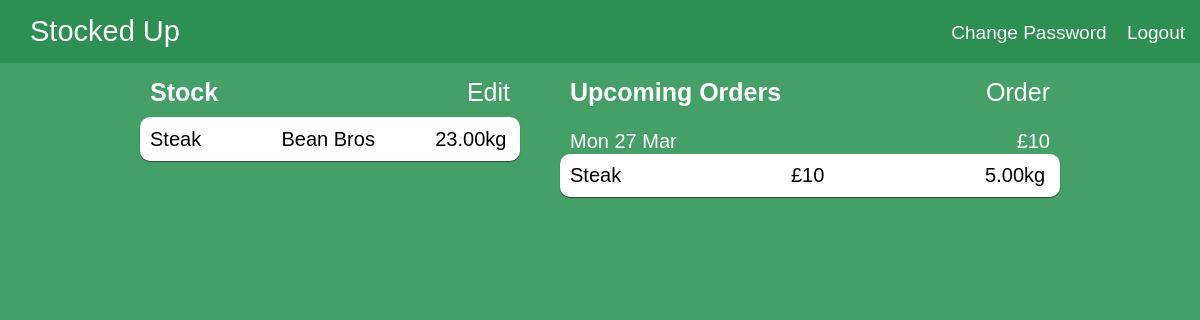
The app's page /stock (signed in), older data.
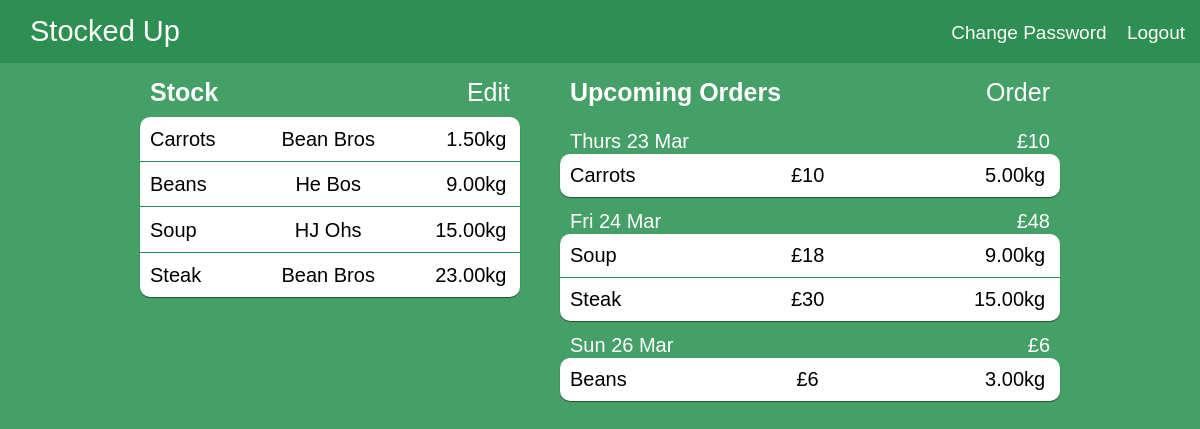
The same page, newer data.
### stockedup/models.py (models this page shows, shortened)
class Supplier(models.Model):
    name = models.CharField(max_length=128)
    email = models.EmailField(unique=True)
    def __str__(self):
        return self.name

class Item(models.Model):
    user = models.ForeignKey(User)
    supplier = models.ForeignKey(Supplier)
    name = models.CharField(max_length=128)
    rate = models.DecimalField(default=0, decimal_places=2, max_digits=10)
    cost = models.DecimalField(default=0, decimal_places=2, max_digits=10)
    stock = models.DecimalField(default=0, decimal_places=2, max_digits=10)
    lastUpdated = models.DateField(default=date.today)
    class Meta:
        unique_together = ("user", "supplier", "name")

### stockedup/views.py (the view)
# urls.py: url(r'^stock', views.stock, name='stock'),
@login_required
def stock(request):
	currentUser = request.user
	items = filter(lambda x: x.user == currentUser, Item.objects.all())  # Filters items to only the current user
	contextDict = {'stock': [], 'orders': []}
	datedOrders = {}
	orders = []
	for item in items:
		contextDict['stock'] += [
			{'name': item.name, 'from': item.supplier, 'kgpw': item.rate, 'amount': item.stock, 'ppkg': 2}]
		if item.rate != 0:
			orders += [(int(item.stock / item.rate), item)]  # Creates tuple: order = (Days Left, Item)
	orders = sorted(orders, key=lambda order: order[0])  # Sort by days lasting
	days = ("Mon", "Tues", "Wed", "Thurs", "Fri", "Sat", "Sun")
	months = ("Jan", "Feb", "Mar", "Apr", "May", "Jun", "Jul", "Aug", "Sep", "Oct", "Nov", "Dec")
	for order in orders:
		orderDate = order[1].lastUpdated + datetime.timedelta(order[0])  # Find reorder date
		stringDate = str(days[orderDate.weekday()]) + ' ' + str(orderDate.day) + ' ' + str(months[orderDate.month - 1])
		datedOrders[stringDate] = {'total': 0,
								   'orders': datedOrders.get(stringDate, {'orders': []})['orders'] + [
									   {'name': order[1].name,
										'from': order[1].supplier,
										'cost': round(order[1].cost*order[1].rate), 'amount': order[1].rate}]}
	for day in datedOrders:
		tempList = []
		total = 0
		for order in datedOrders[day]['orders']:
			total += order['cost']  # Sums up cost
			tempList += [order]
		contextDict['orders'] += [{'date': day, 'total': total, 'orders': tempList}]
	contextDict['orders'] = sorted(contextDict['orders'], key=lambda k: months.index(k['date'].split(' ')[2]))
	return render(request, 'stockedup/stock.html', context=contextDict)

### templates/stockedup/stock.html (shortened to what this page needs)
{% extends 'stockedup/base.html' %}
{% load staticfiles %}
{% block body_block %}
	<div id="fixedbox">
		<div id="currentStock" class="stockbox">
			<span><h1>Stock</h1><a class="edit">Edit</a></span>
			<li>
				{% for item in stock %}
					<ul class="itemrow" data-kgpw="{{ item.kgpw }}" data-ppkg="{{ item.ppkg }}" data-fromemail="{{ item.from.email }}"><span data-type="name">{{ item.name }}</span><span data-type="from">{{ item.from }}</span><span data-type="amount">{{ item.amount }}kg</span></ul>
				{% endfor %}
			</li>
		</div>
		<div id="upcomingOrders" class="stockbox">
			<span><h1>Upcoming Orders</h1><a id="sendorder">Order</a></span>
			<li>
				{% for day in orders %}
					<ul>
						<h2><span>{{ day.date }}</span><span id="amount">£{{ day.total }}</span></h2>
						<li>
							{% for order in day.orders %}
								<ul><span>{{ order.name }}</span><span>£{{ order.cost }}</span><span>{{ order.amount }}kg</span></ul>
							{% endfor %}
						</li>
					</ul>
				{% endfor %}
			</li>
		</div>
	</div>
{% endblock %}

### templates/stockedup/base.html (shortened to what this page needs)
<!DOCTYPE html>
{% load staticfiles %}
<html>
	<head>
		<link rel="stylesheet" type="text/css" href="{% static "stockedup/css/style.css" %}" />
	</head>
	<body>
		<div id="header">
			<a href="/stock"><h1>Stocked Up</h1></a>
			{% if user.is_authenticated %}
				<span>
					<a href="{% url 'auth_password_change' %}">Change Password</a>
					<a href="{% url 'auth_logout' %}?next=/accounts/login/">Logout</a>
				</span>
			{% endif %}
		</div>
		{% block body_block %}
		{% endblock %}
	</body>
</html>

### static/stockedup/css/style.css (style rules this page uses)
html { font-family: sans-serif; font-size: 20px; }
body { margin: 0px; background-color: #45a067; }
div#header { background-color: #2e8f52; padding: 15px; }
#header h1 { margin: 0px; color: #fff; font-weight: 400; font-size: 29px; display: inline-block; }
@media (min-width: 930px) { div#fixedbox { margin-left: calc(50% - 465px); } }
div#currentStock { width: 380px; margin-right: 30px; }
div#upcomingOrders { width: 500px; float: right; }
#currentStock h1,#upcomingOrders h1 { font-weight: 600; margin: 0px; display: inline-block; color: #fff; font-size: 25px; }
#currentStock li { background-color: #fff; border-radius: 10px; box-shadow: 0px 1px 1px rgba(0,0,0,0.5); display: block; }
#currentStock a { font-weight: 300; float: right; cursor: pointer; }
.stockbox { display: inline-block; margin: 5px; vertical-align: top; }
.stockbox > span { color: #fff; margin: 10px; display: block; font-size: 25px; }
.stockbox ul { display: inline-block; width: calc(100% - 20px); margin: 0px; padding: 10px; border-bottom: 1px solid #2e8f52; }
.stockbox ul span { display: inline-block; text-align: center; vertical-align: middle; width: 33%; font-size: 20px; }
.stockbox ul span:first-child { text-align: left; }
.stockbox ul span:last-child { text-align: right; }
#upcomingOrders li { display: block; }
#upcomingOrders > li > ul { border: none; padding: 0px; color: #fff; font-size: 15px; width: 100%; }
.stockbox h2 { font-weight: inherit; margin: 10px; margin-bottom: 1px; }
#upcomingOrders li li { background: #fff; color: #000; border-radius: 10px; box-shadow: 0px 1px 1px rgba(0,0,0,0.5); }
#currentStock:not(.edit) ul:nth-last-child(2) { border: none; }
div#fixedbox { max-width: 930px; margin-bottom: 30px; }
#header span { float: right; font-size: 19px; font-weight: 300; margin-top: 7px; }
a { color: #fff; text-decoration: none; }
#header a { margin-left: 15px; }
#upcomingOrders ul:last-child { border: none; }
.stockbox ul h2 span { width: 50%; }
a#sendorder { font-weight: 300; float: right; cursor: pointer; }

Row changes from the older to the newer data that the page shows:
removed Supplier: name "Steak", from "Bean Bros", amount "23.00", cost "10", amount "5.00"
added Supplier: name "Carrots", from "Bean Bros", amount "1.50", name "Steak", amount "23.00", cost "10", amount "5.00", cost "30", amount "15.00"
added Supplier: name "Beans", from "He Bos", amount "9.00", cost "6", amount "3.00"
added Supplier: name "Soup", from "HJ Ohs", amount "15.00", cost "18", amount "9.00"
Text that changed along with them:
new list line: "Thurs 23 Mar £ 10"
new list line: "Fri 24 Mar £ 48"
new list line: "Sun 26 Mar £ 6"
list line gone: "Mon 27 Mar £ 10"
